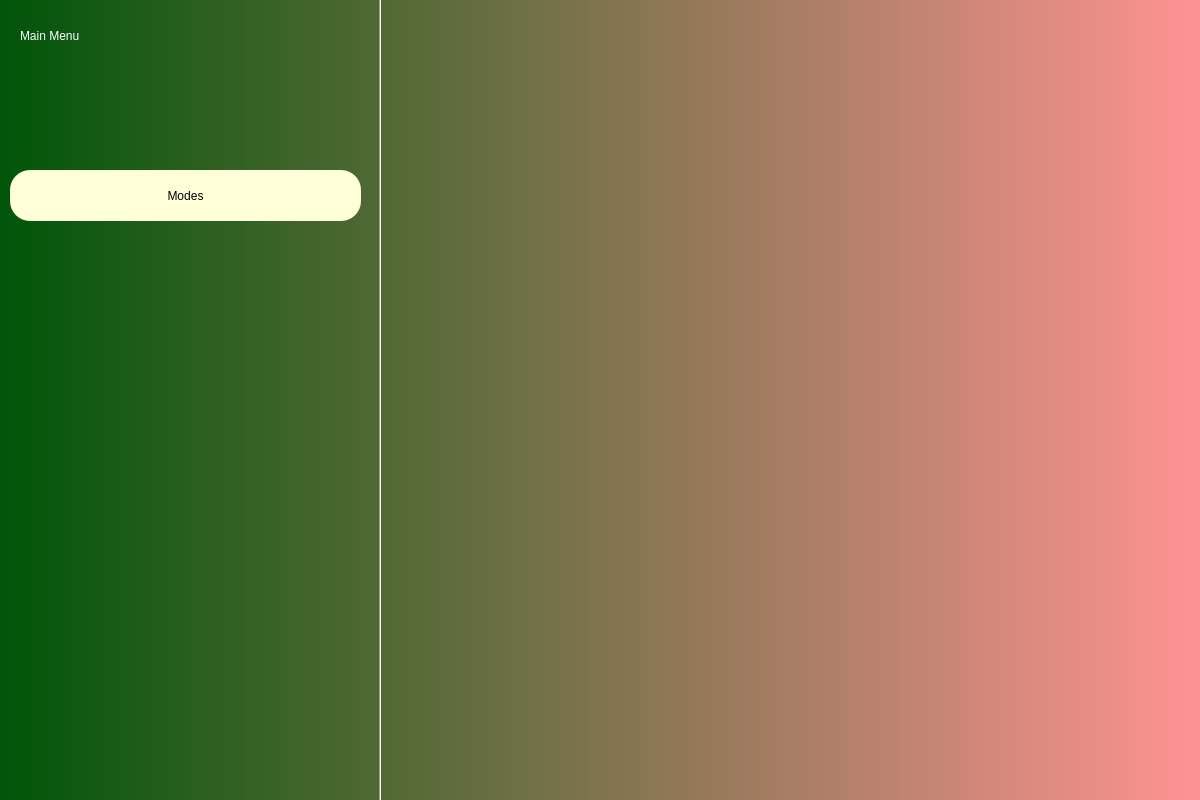
<?xml version="1.0" encoding="UTF-8"?>
<ui version="4.0">
 <class>Dialog</class>
 <widget class="QDialog" name="Dialog">
  <property name="geometry">
   <rect>
    <x>0</x>
    <y>0</y>
    <width>1200</width>
    <height>800</height>
   </rect>
  </property>
  <property name="windowTitle">
   <string>Dialog</string>
  </property>
  <widget class="QWidget" name="bgwidget" native="true">
   <property name="geometry">
    <rect>
     <x>0</x>
     <y>0</y>
     <width>1200</width>
     <height>800</height>
    </rect>
   </property>
   <property name="styleSheet">
    <string notr="true">QWidget#bgwidget{
background-color:qlineargradient(spread:pad, x1:0, y1:0.5, x2:1, y2:0.5, stop:0 rgba(0, 85, 9, 255), stop:1 rgba(255, 147, 147, 255));}</string>
   </property>
   <widget class="QLabel" name="label">
    <property name="geometry">
     <rect>
      <x>20</x>
      <y>-20</y>
      <width>261</width>
      <height>111</height>
     </rect>
    </property>
    <property name="styleSheet">
     <string notr="true">font: 20pt &quot;Arial&quot;; color:rgb(255, 255, 255)
</string>
    </property>
    <property name="text">
     <string>Main Menu</string>
    </property>
   </widget>
   <widget class="QPushButton" name="modes">
    <property name="geometry">
     <rect>
      <x>10</x>
      <y>170</y>
      <width>351</width>
      <height>51</height>
     </rect>
    </property>
    <property name="styleSheet">
     <string notr="true">border-radius: 20px;
color: rgb(0,0,0);
background-color: rgb(255, 255, 216);
font: 12pt &quot;Arial&quot;;</string>
    </property>
    <property name="text">
     <string>Modes</string>
    </property>
   </widget>
   <widget class="Line" name="line_2">
    <property name="geometry">
     <rect>
      <x>370</x>
      <y>-10</y>
      <width>21</width>
      <height>861</height>
     </rect>
    </property>
    <property name="orientation">
     <enum>Qt::Vertical</enum>
    </property>
   </widget>
  </widget>
 </widget>
 <resources/>
 <connections/>
</ui>
